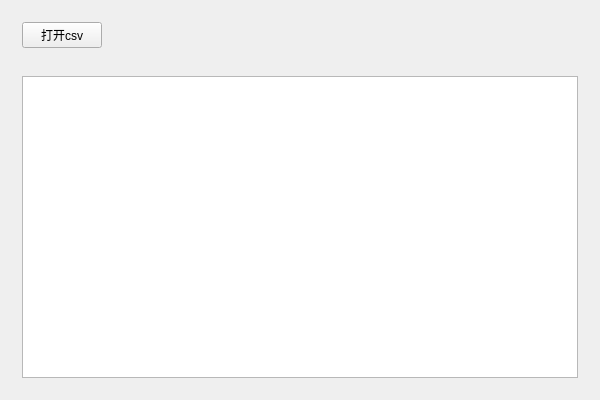
<?xml version="1.0" encoding="UTF-8"?>
<ui version="4.0">
 <class>DataSortMainWidgetClass</class>
 <widget class="QWidget" name="DataSortMainWidgetClass">
  <property name="geometry">
   <rect>
    <x>0</x>
    <y>0</y>
    <width>600</width>
    <height>400</height>
   </rect>
  </property>
  <property name="windowTitle">
   <string>DataSortMainWidget</string>
  </property>
  <layout class="QVBoxLayout" name="verticalLayout" stretch="1,9">
   <item>
    <widget class="QWidget" name="topWidget" native="true">
     <layout class="QHBoxLayout" name="horizontalLayout">
      <item>
       <widget class="QPushButton" name="openCsvButton">
        <property name="text">
         <string>打开csv</string>
        </property>
       </widget>
      </item>
      <item>
       <spacer name="horizontalSpacer">
        <property name="orientation">
         <enum>Qt::Horizontal</enum>
        </property>
        <property name="sizeHint" stdset="0">
         <size>
          <width>40</width>
          <height>20</height>
         </size>
        </property>
       </spacer>
      </item>
     </layout>
    </widget>
   </item>
   <item>
    <widget class="QWidget" name="bottomWidget" native="true">
     <layout class="QGridLayout" name="gridLayout">
      <item row="0" column="0">
       <widget class="QTableWidget" name="tableWidget"/>
      </item>
     </layout>
    </widget>
   </item>
  </layout>
 </widget>
 <layoutdefault spacing="6" margin="11"/>
 <resources>
  <include location="DataSortMainWidget.qrc"/>
 </resources>
 <connections>
  <connection>
   <sender>openCsvButton</sender>
   <signal>clicked()</signal>
   <receiver>DataSortMainWidgetClass</receiver>
   <slot>openCsvButtonClicked()</slot>
   <hints>
    <hint type="sourcelabel">
     <x>53</x>
     <y>34</y>
    </hint>
    <hint type="destinationlabel">
     <x>56</x>
     <y>-14</y>
    </hint>
   </hints>
  </connection>
 </connections>
 <slots>
  <slot>openCsvButtonClicked()</slot>
 </slots>
</ui>
